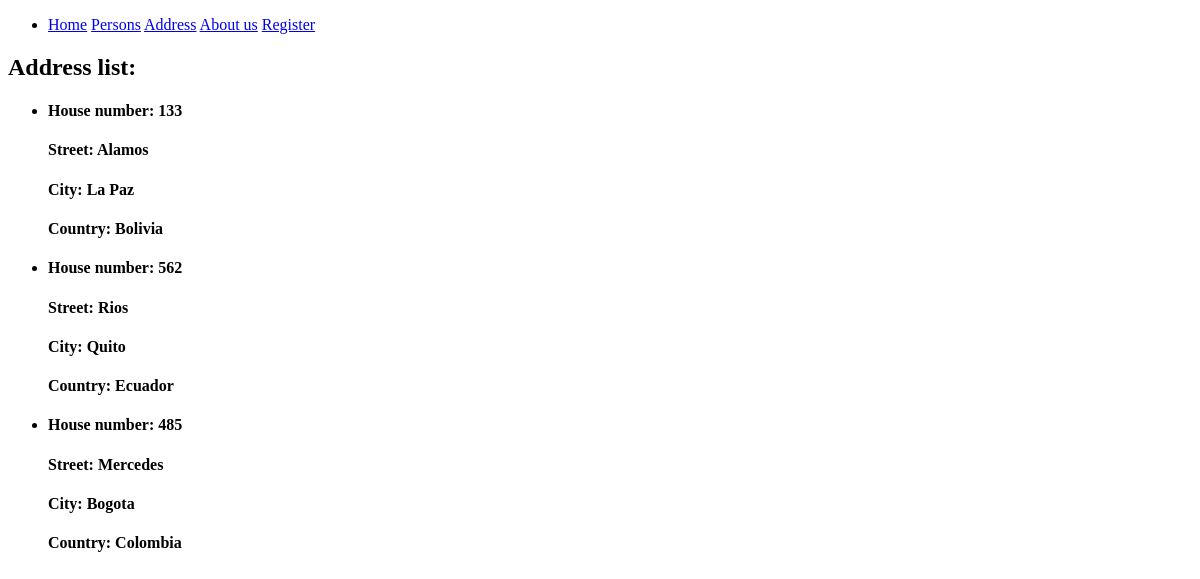
Before: /address with the older database file.
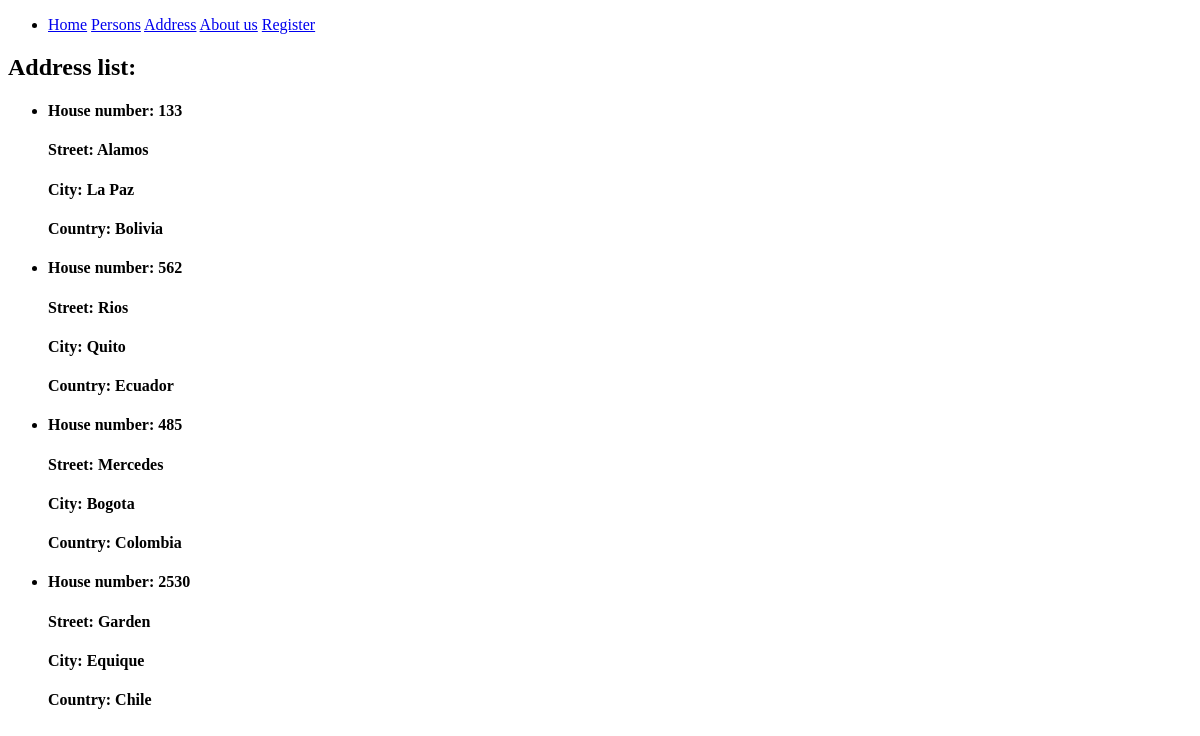
After: the same page with the newer database file.
### crud_web/models.py (models this page shows, shortened)
class Address(models.Model):
    id = models.UUIDField(primary_key=True, default=uuid4, editable=False)
    house_number = models.IntegerField(unique=True)
    street = models.CharField(max_length=30)
    city = models.CharField(max_length=30)
    country = models.CharField(max_length=30)

### crud_web/views.py (the view)
# urls.py: path('address', views.address),
def address(request):
    address_list = list(Address.objects.values())
    address_objs = Address.objects.all()
    return render(request, 'address.html', {
        'address_str': address_list,
        'address_objs': address_objs
    })

### crud_web/templates/address.html (shortened to what this page needs)
<!DOCTYPE html>
<html lang="en">
<head>
</head>
<body>
  {% extends 'navbar.html' %}
  {% block content %}
  <h2>Address list:</h2>
    {% for address in address_objs %}
      <div>
        <ul>
          <li>
            <h4>House number: {{address.house_number}}</h4>
            <h4>Street:       {{address.street}}</h4>
            <h4>City:         {{address.city}}</h4>
            <h4>Country:      {{address.country}}</h4>
          </li>
        </ul>
      </div>
    {% endfor %}
  {% endblock %}

Changed rows visible on the page:
added Address: house_number "2530", street "Garden", city "Equique", country "Chile"
